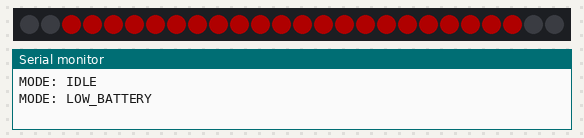
The sketch below on a simulated Arduino Uno, built with avr-gcc and run on an emulated ATmega328P. Shown: 26 RGB LEDs in strip order, left to right, the last lines printed to the serial monitor. Dim RGB values are drawn brighter than linear; the strip is taken to match the declared colour order.

Above: at 10.39 s.
At 22.89 s:
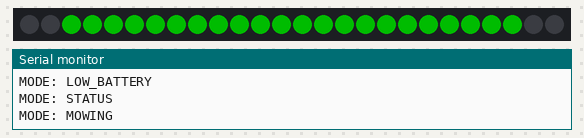
At 35.2 s:
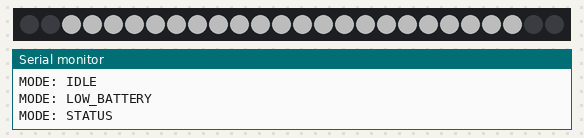

The sketch:

ESP_STATUS.ino
```cpp
#include <Adafruit_NeoPixel.h>

#define LED_PIN    0
#define LED_COUNT  26
#define LED_TYPE   NEO_RGBW + NEO_KHZ800

Adafruit_NeoPixel strip(LED_COUNT, LED_PIN, LED_TYPE);

// Pinker-LEDs
const uint8_t LEFT_INDICATORS[]  = {0, 1};
const uint8_t RIGHT_INDICATORS[] = {24, 25};

// Statuszone
const uint8_t STATUS_START = 2;
const uint8_t STATUS_END   = 23;

// Huidige status
String mode = "IDLE";
String pinkers = "AUTO";
int speed_l = 0;
int speed_r = 0;
int voltage_mv = 0;
uint8_t brightness = 77; // max 30%

// Tijdsturing
unsigned long lastAnim = 0;
bool blinkState = false;

void setup() {
  Serial.begin(115200);
  strip.begin();
  strip.show();
  strip.setBrightness(brightness);
}

void loop() {
  // --- AUTOTEST: cyclisch door alle modes ---
  static unsigned long lastChange = 0;
  static int state = 0;

  if (millis() - lastChange > 5000) {
    lastChange = millis();
    state = (state + 1) % 4;

    if (state == 0) {
      mode = "MOWING";
      pinkers = "AUTO";
      speed_l = 1200;
      speed_r = 800;   // links pinkt
      Serial.println("MODE: MOWING");
    } else if (state == 1) {
      mode = "IDLE";
      pinkers = "BOTH";
      Serial.println("MODE: IDLE");
    } else if (state == 2) {
      mode = "LOW_BATTERY";
      pinkers = "OFF";
      Serial.println("MODE: LOW_BATTERY");
    } else if (state == 3) {
      mode = "STATUS";
      pinkers = "OFF";
      Serial.println("MODE: STATUS");
    }
  }

  handlePinkerLogic();
  handleStatusEffect();
  strip.show();
  delay(20);
}

// --- Pinker-logica en aansturing ---
void handlePinkerLogic() {
  bool left = false, right = false;

  if (pinkerEnabled()) {
    if (pinkerModeAuto()) {
      int delta = abs(speed_l - speed_r);
      if (delta > 200) {
        left = speed_l > speed_r;
        right = speed_r > speed_l;
      }
    } else if (pinkerMode("LEFT")) {
      left = true;
    } else if (pinkerMode("RIGHT")) {
      right = true;
    } else if (pinkerMode("BOTH")) {
      left = right = true;
    }
  }

  unsigned long now = millis();
  if (now - lastAnim > 400) {
    blinkState = !blinkState;
    lastAnim = now;
  }

  for (uint8_t i : LEFT_INDICATORS) {
    strip.setPixelColor(i, left && blinkState ? strip.Color(255, 100, 0, 0) : 0);
  }
  for (uint8_t i : RIGHT_INDICATORS) {
    strip.setPixelColor(i, right && blinkState ? strip.Color(255, 100, 0, 0) : 0);
  }
}

bool pinkerMode(String val) {
  return pinkers.equalsIgnoreCase(val);
}

bool pinkerEnabled() {
  return !pinkerMode("OFF");
}

bool pinkerModeAuto() {
  return pinkerMode("AUTO");
}

// --- Statusleds 2–23 ---
void handleStatusEffect() {
  if (mode == "MOWING") {
    for (uint8_t i = STATUS_START; i <= STATUS_END; i++) {
      strip.setPixelColor(i, strip.Color(0, 255, 0, 0));  // groen
    }
  } else if (mode == "LOW_BATTERY") {
    uint8_t level = blinkState ? 180 : 80;
    for (uint8_t i = STATUS_START; i <= STATUS_END; i++) {
      strip.setPixelColor(i, strip.Color(level, 0, 0, 0));  // rood pulserend
    }
  } else if (mode == "IDLE") {
    rainbowNoOrange();
  } else if (mode == "STATUS") {
    for (uint8_t i = STATUS_START; i <= STATUS_END; i++) {
      strip.setPixelColor(i, strip.Color(0, 0, 0, 255));  // wit via W-kanaal
    }
  }
}

// Regenboog zonder oranje (gefilterd)
void rainbowNoOrange() {
  static uint16_t j = 0;
  for (uint8_t i = STATUS_START; i <= STATUS_END; i++) {
    uint32_t color = strip.gamma32(strip.ColorHSV((j + i * 65536L / (STATUS_END - STATUS_START)) % 65536));
    uint8_t r = (color >> 16) & 0xFF;
    uint8_t g = (color >>  8) & 0xFF;
    uint8_t b = (color >>  0) & 0xFF;

    // Filter oranje/gele tinten
    if (r > 180 && g > 100 && b < 50) {
      color = strip.Color(0, 0, 255);  // blauw als vervanger
    }

    strip.setPixelColor(i, color);
  }
  j += 256;
}
```
